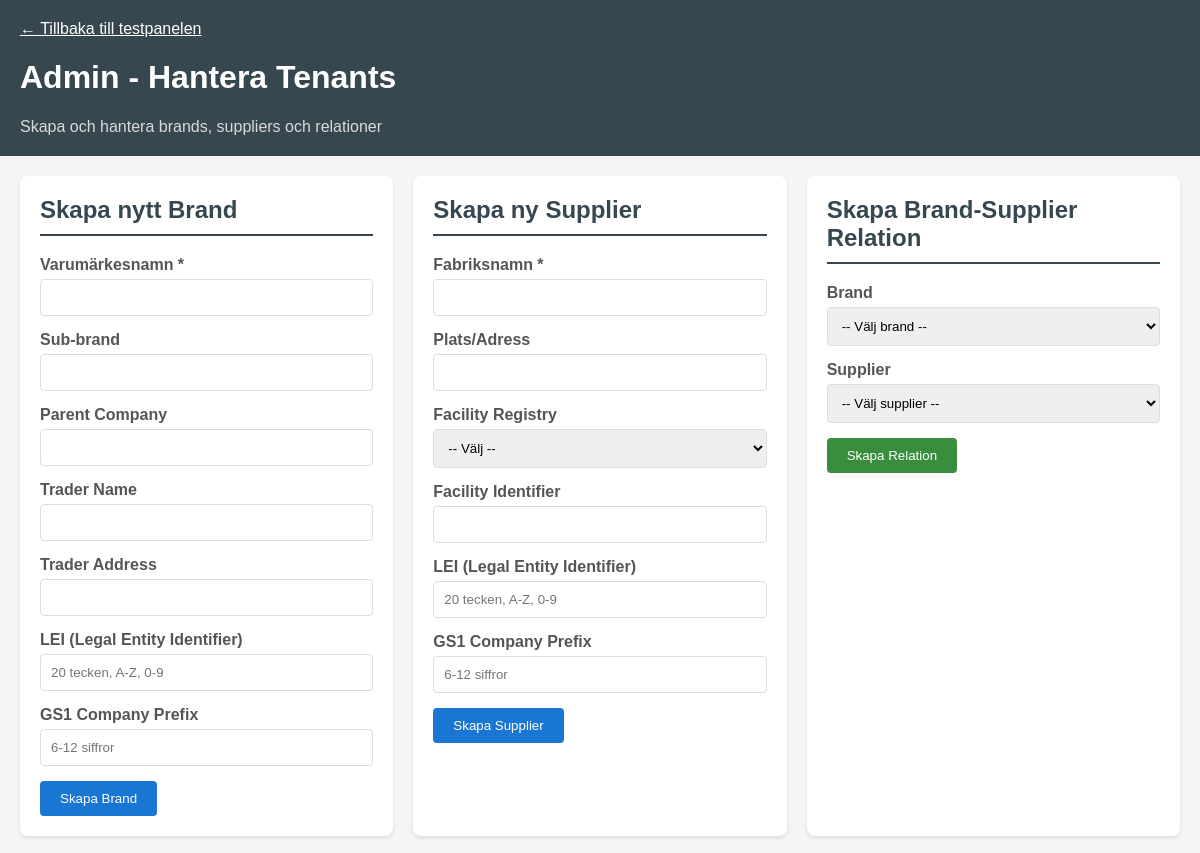
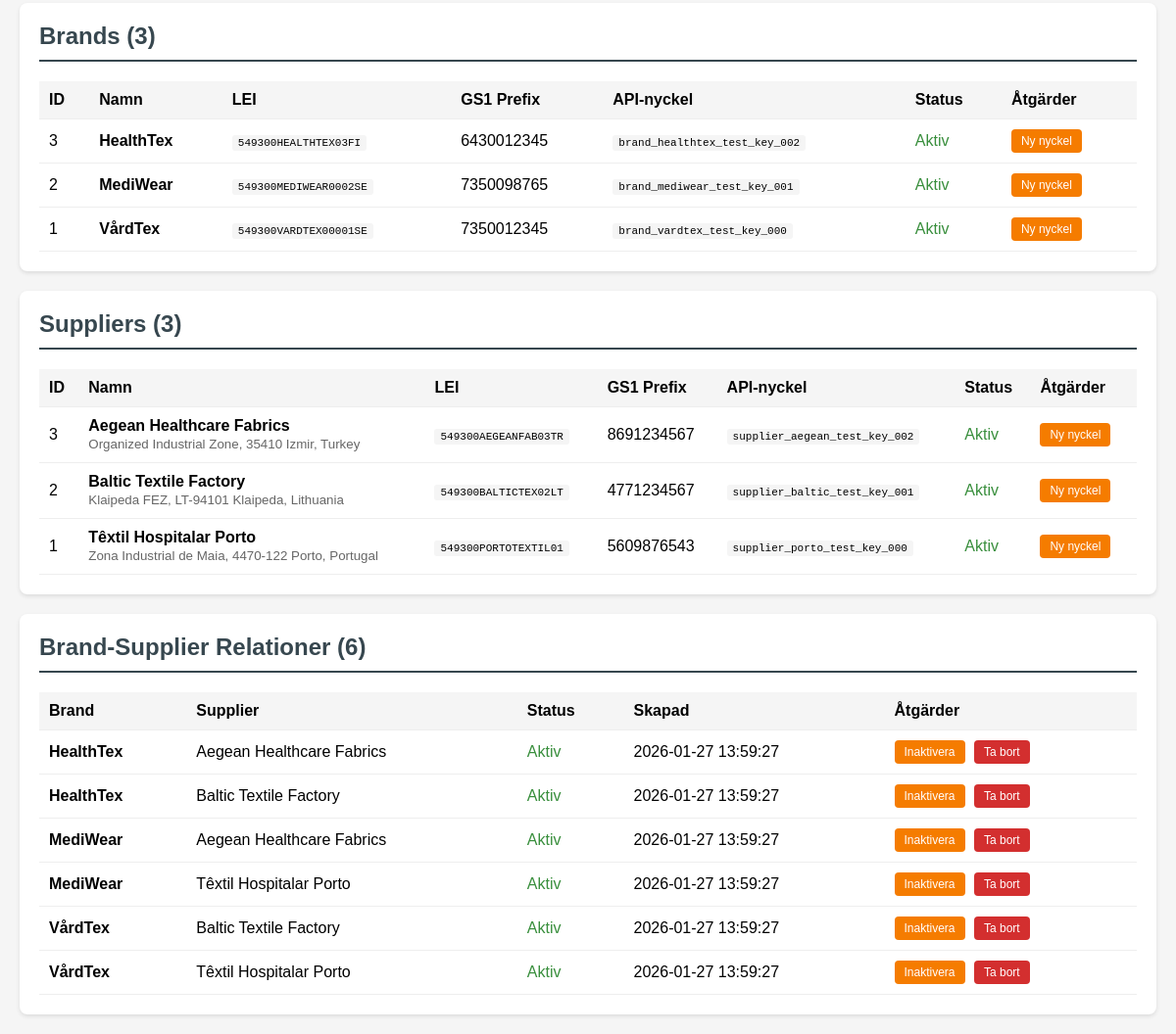
The app's page /admin-tenants.php (signed in) with its own data (2 pictures, top to bottom).
### tables this page shows
CREATE TABLE brands (
    id INT AUTO_INCREMENT PRIMARY KEY,
    brand_name VARCHAR(255) NOT NULL,
    logo_url VARCHAR(500),
    sub_brand VARCHAR(255),
    parent_company VARCHAR(255),
    trader VARCHAR(255),
    trader_location TEXT,

     
    lei CHAR(20) UNIQUE NULL COMMENT 'Legal Entity Identifier (ISO 17442)',
    gs1_company_prefix VARCHAR(12) UNIQUE NULL COMMENT 'GS1 Company Prefix',

     
    api_key VARCHAR(64) UNIQUE,
    _is_active BOOLEAN DEFAULT TRUE,
    _last_used_at TIMESTAMP NULL,
    _expires_at TIMESTAMP NULL,

    created_at TIMESTAMP DEFAULT CURRENT_TIMESTAMP,
    updated_at TIMESTAMP DEFAULT CURRENT_TIMESTAMP ON UPDATE CURRENT_TIMESTAMP,

    INDEX idx_brands_api_key (api_key)
);

CREATE TABLE suppliers (
    id INT AUTO_INCREMENT PRIMARY KEY,
    supplier_name VARCHAR(255) NOT NULL,
    supplier_location TEXT,
    facility_registry VARCHAR(50) COMMENT '202,00 - GLN, OSH',
    facility_identifier VARCHAR(100) COMMENT '202,10',
    operator_registry VARCHAR(50) COMMENT '203,00',
    operator_identifier VARCHAR(100) COMMENT '203,10',
    country_of_origin_confection VARCHAR(2) COMMENT '204,00 - ISO country code',
    country_of_origin_dyeing VARCHAR(2) COMMENT '205,00',
    country_of_origin_weaving VARCHAR(2) COMMENT '206,00',

     
    lei CHAR(20) UNIQUE NULL COMMENT 'Legal Entity Identifier (ISO 17442)',
    gs1_company_prefix VARCHAR(12) UNIQUE NULL COMMENT 'GS1 Company Prefix',

     
    api_key VARCHAR(64) UNIQUE,
    _is_active BOOLEAN DEFAULT TRUE,
    _last_used_at TIMESTAMP NULL,
    _expires_at TIMESTAMP NULL,

    created_at TIMESTAMP DEFAULT CURRENT_TIMESTAMP,
    updated_at TIMESTAMP DEFAULT CURRENT_TIMESTAMP ON UPDATE CURRENT_TIMESTAMP,

    INDEX idx_suppliers_api_key (api_key)
);

CREATE TABLE brand_suppliers (
    id INT AUTO_INCREMENT PRIMARY KEY,
    brand_id INT NOT NULL,
    supplier_id INT NOT NULL,
    _is_active BOOLEAN DEFAULT TRUE,
    created_at TIMESTAMP DEFAULT CURRENT_TIMESTAMP,
    updated_at TIMESTAMP DEFAULT CURRENT_TIMESTAMP ON UPDATE CURRENT_TIMESTAMP,

    FOREIGN KEY (brand_id) REFERENCES brands(id) ON DELETE CASCADE,
    FOREIGN KEY (supplier_id) REFERENCES suppliers(id) ON DELETE CASCADE,
    UNIQUE KEY unique_relation (brand_id, supplier_id),
    INDEX idx_brand_suppliers_brand (brand_id),
    INDEX idx_brand_suppliers_supplier (supplier_id)
);

### public/admin-tenants.php (the view, shortened to what this page needs)
<?php
$db = Database::getInstance()->getConnection();
$brands = $db->query('SELECT * FROM brands ORDER BY brand_name')->fetchAll();
$suppliers = $db->query('SELECT * FROM suppliers ORDER BY supplier_name')->fetchAll();
$relations = $db->query(
    'SELECT bs.*, b.brand_name, s.supplier_name
     FROM brand_suppliers bs
     JOIN brands b ON bs.brand_id = b.id
     JOIN suppliers s ON bs.supplier_id = s.id
     ORDER BY b.brand_name, s.supplier_name'
)->fetchAll();
?>
<!DOCTYPE html>
<html lang="sv">
<head>
</head>
<body>
    <div class="header">
        <a href="test.php">&larr; Tillbaka till testpanelen</a>
        <h1>Admin - Hantera Tenants</h1>
        <p style="margin: 5px 0 0; opacity: 0.8;">Skapa och hantera brands, suppliers och relationer</p>
    </div>
    <div class="container">
        <div class="grid">
            <div class="card">
                <h2>Skapa nytt Brand</h2>
                <form method="POST">
                    <div class="form-group">
                        <label>Varumärkesnamn *</label>
                        <input type="text" name="brand_name" required>
                    </div>
                    <div class="form-group">
                        <label>Sub-brand</label>
                        <input type="text" name="sub_brand">
                    </div>
                    <div class="form-group">
                        <label>Parent Company</label>
                        <input type="text" name="parent_company">
                    </div>
                    <div class="form-group">
                        <label>Trader Name</label>
                        <input type="text" name="trader_name">
                    </div>
                    <div class="form-group">
                        <label>Trader Address</label>
                        <input type="text" name="trader_address">
                    </div>
                    <div class="form-group">
                        <label>LEI (Legal Entity Identifier)</label>
                        <input type="text" name="lei" pattern="[A-Z0-9]{20}" maxlength="20" placeholder="20 tecken, A-Z, 0-9">
                    </div>
                    <div class="form-group">
                        <label>GS1 Company Prefix</label>
                        <input type="text" name="gs1_company_prefix" pattern="[0-9]{6,12}" placeholder="6-12 siffror">
                    </div>
                    <button type="submit" class="btn-primary">Skapa Brand</button>
                </form>
            </div>
            <div class="card">
                <h2>Skapa ny Supplier</h2>
                <form method="POST">
                    <div class="form-group">
                        <label>Fabriksnamn *</label>
                        <input type="text" name="supplier_name" required>
                    </div>
                    <div class="form-group">
                        <label>Plats/Adress</label>
                        <input type="text" name="supplier_location">
                    </div>
                    <div class="form-group">
                        <label>Facility Registry</label>
                        <select name="facility_registry">
                            <option value="">-- Välj --</option>
                        </select>
                    </div>
                    <div class="form-group">
                        <label>Facility Identifier</label>
                        <input type="text" name="facility_identifier">
                    </div>
                    <div class="form-group">
                        <label>LEI (Legal Entity Identifier)</label>
                        <input type="text" name="lei" pattern="[A-Z0-9]{20}" maxlength="20" placeholder="20 tecken, A-Z, 0-9">
                    </div>
                    <div class="form-group">
                        <label>GS1 Company Prefix</label>
                        <input type="text" name="gs1_company_prefix" pattern="[0-9]{6,12}" placeholder="6-12 siffror">
                    </div>
                    <button type="submit" class="btn-primary">Skapa Supplier</button>
                </form>
            </div>
            <div class="card">
                <h2>Skapa Brand-Supplier Relation</h2>
                <form method="POST">
                    <div class="form-group">
                        <label>Brand</label>
                        <select name="brand_id" required>
                            <option value="">-- Välj brand --</option>
                        </select>
                    </div>
                    <div class="form-group">
                        <label>Supplier</label>
                        <select name="supplier_id" required>
                            <option value="">-- Välj supplier --</option>
                        </select>
                    </div>
                    <button type="submit" class="btn-success">Skapa Relation</button>
                </form>
            </div>
        </div>
        <div class="card" style="margin-top: 20px;">
            <h2>Brands (<?= count($brands) ?>)</h2>
            <table>
                <tr>
                    <th>ID</th>
                    <th>Namn</th>
                    <th>LEI</th>
                    <th>GS1 Prefix</th>
                    <th>API-nyckel</th>
                    <th>Status</th>
                    <th>Åtgärder</th>
                </tr>
                <?php foreach ($brands as $b): ?>
                <tr>
                    <td><?= $b['id'] ?></td>
                    <td><strong><?= htmlspecialchars($b['brand_name']) ?></strong></td>
                    <td><span class="api-key"><?= htmlspecialchars($b['lei'] ?? '-') ?></span></td>
                    <td><?= htmlspecialchars($b['gs1_company_prefix'] ?? '-') ?></td>
                    <td><span class="api-key"><?= htmlspecialchars($b['api_key']) ?></span></td>
                    <td class="<?= $b['_is_active'] ? 'status-active' : 'status-inactive' ?>">
                        <?= $b['_is_active'] ? 'Aktiv' : 'Inaktiv' ?>
                    </td>
                    <td>
                        <form method="POST" style="display: inline;">
                            <button type="submit" class="btn-warning btn-small" onclick="return confirm('Generera ny API-nyckel? Den gamla slutar fungera!')">Ny nyckel</button>
                        </form>
                    </td>
                </tr>
                <?php endforeach; ?>
            </table>
        </div>
        <div class="card" style="margin-top: 20px;">
            <h2>Suppliers (<?= count($suppliers) ?>)</h2>
            <table>
                <tr>
                    <th>ID</th>
                    <th>Namn</th>
                    <th>LEI</th>
                    <th>GS1 Prefix</th>
                    <th>API-nyckel</th>
                    <th>Status</th>
                    <th>Åtgärder</th>
                </tr>
                <?php foreach ($suppliers as $s): ?>
                <tr>
                    <td><?= $s['id'] ?></td>
                    <td><strong><?= htmlspecialchars($s['supplier_name']) ?></strong><br><small style="color:#666"><?= htmlspecialchars($s['supplier_location'] ?? '-') ?></small></td>
                    <td><span class="api-key"><?= htmlspecialchars($s['lei'] ?? '-') ?></span></td>
                    <td><?= htmlspecialchars($s['gs1_company_prefix'] ?? '-') ?></td>
                    <td><span class="api-key"><?= htmlspecialchars($s['api_key']) ?></span></td>
                    <td class="<?= $s['_is_active'] ? 'status-active' : 'status-inactive' ?>">
                        <?= $s['_is_active'] ? 'Aktiv' : 'Inaktiv' ?>
                    </td>
                    <td>
                        <form method="POST" style="display: inline;">
                            <button type="submit" class="btn-warning btn-small" onclick="return confirm('Generera ny API-nyckel? Den gamla slutar fungera!')">Ny nyckel</button>
                        </form>
                    </td>
                </tr>
                <?php endforeach; ?>
            </table>
        </div>
        <div class="card" style="margin-top: 20px;">
            <h2>Brand-Supplier Relationer (<?= count($relations) ?>)</h2>
            <table>
                <tr>
                    <th>Brand</th>
                    <th>Supplier</th>
                    <th>Status</th>
                    <th>Skapad</th>
                    <th>Åtgärder</th>
                </tr>
                <?php foreach ($relations as $r): ?>
                <tr>
                    <td><strong><?= htmlspecialchars($r['brand_name']) ?></strong></td>
                    <td><?= htmlspecialchars($r['supplier_name']) ?></td>
                    <td class="<?= $r['_is_active'] ? 'status-active' : 'status-inactive' ?>">
                        <?= $r['_is_active'] ? 'Aktiv' : 'Inaktiv' ?>
                    </td>
                    <td><?= $r['created_at'] ?></td>
                    <td>
                        <form method="POST" style="display: inline;">
                            <button type="submit" class="btn-warning btn-small">
                                <?= $r['_is_active'] ? 'Inaktivera' : 'Aktivera' ?>
                            </button>
                        </form>
                        <form method="POST" style="display: inline;">
                            <button type="submit" class="btn-danger btn-small" onclick="return confirm('Ta bort relationen?')">Ta bort</button>
                        </form>
                    </td>
                </tr>
                <?php endforeach; ?>
            </table>
        </div>
    </div>
</body>
</html>

### public/admin-tenants.php (style rules this page uses)
body { font-family: Arial, sans-serif; margin: 0; padding: 20px; background: #f5f5f5; }
.header { background: #37474f; color: white; padding: 20px; margin: -20px -20px 20px; }
.header a { color: white; }
.container { max-width: 1200px; margin: 0 auto; }
.grid { display: grid; grid-template-columns: repeat(auto-fit, minmax(350px, 1fr)); gap: 20px; }
.card { background: white; padding: 20px; border-radius: 8px; box-shadow: 0 2px 4px rgba(0,0,0,0.1); }
.card h2 { margin-top: 0; color: #37474f; border-bottom: 2px solid #37474f; padding-bottom: 10px; }
.form-group { margin-bottom: 15px; }
label { display: block; margin-bottom: 5px; font-weight: bold; color: #555; }
input, select { width: 100%; padding: 10px; border: 1px solid #ddd; border-radius: 4px; box-sizing: border-box; }
button { padding: 10px 20px; border: none; border-radius: 4px; cursor: pointer; color: white; margin-right: 5px; }
.btn-primary { background: #1976d2; }
.btn-success { background: #388e3c; }
.btn-warning { background: #f57c00; }
.btn-danger { background: #d32f2f; }
.btn-small { padding: 5px 10px; font-size: 12px; }
table { width: 100%; border-collapse: collapse; margin-top: 15px; }
th, td { padding: 10px; text-align: left; border-bottom: 1px solid #eee; }
th { background: #f5f5f5; }
.api-key { font-family: monospace; font-size: 11px; background: #f5f5f5; padding: 2px 6px; border-radius: 3px; word-break: break-all; }
.status-active { color: #388e3c; }

### records on screen
brands: id "3", brand_name "HealthTex", lei "549300HEALTHTEX03FI", gs1_company_prefix "6430012345", api_key "brand_healthtex_test_key_002", _is_active "Aktiv"
brands: id "2", brand_name "MediWear", lei "549300MEDIWEAR0002SE", gs1_company_prefix "7350098765", api_key "brand_mediwear_test_key_001", _is_active "Aktiv"
brands: id "1", brand_name "VårdTex", lei "549300VARDTEX00001SE", gs1_company_prefix "7350012345", api_key "brand_vardtex_test_key_000", _is_active "Aktiv"
suppliers: id "3", supplier_name "Aegean Healthcare Fabrics", supplier_location "Organized Industrial Zone, 35410 Izmir, Turkey", lei "549300AEGEANFAB03TR", gs1_company_prefix "8691234567", api_key "supplier_aegean_test_key_002", _is_active "Aktiv"
suppliers: id "2", supplier_name "Baltic Textile Factory", supplier_location "Klaipeda FEZ, LT-94101 Klaipeda, Lithuania", lei "549300BALTICTEX02LT", gs1_company_prefix "4771234567", api_key "supplier_baltic_test_key_001", _is_active "Aktiv"
suppliers: id "1", supplier_name "Têxtil Hospitalar Porto", supplier_location "Zona Industrial de Maia, 4470-122 Porto, Portugal", lei "549300PORTOTEXTIL01", gs1_company_prefix "5609876543", api_key "supplier_porto_test_key_000", _is_active "Aktiv"
brand_suppliers: brand.brand_name "HealthTex", supplier.supplier_name "Aegean Healthcare Fabrics", _is_active "Aktiv", created_at "2026-01-27 13:59:27"
brand_suppliers: brand.brand_name "HealthTex", supplier.supplier_name "Baltic Textile Factory", _is_active "Aktiv", created_at "2026-01-27 13:59:27"
brand_suppliers: brand.brand_name "MediWear", supplier.supplier_name "Aegean Healthcare Fabrics", _is_active "Aktiv", created_at "2026-01-27 13:59:27"
brand_suppliers: brand.brand_name "MediWear", supplier.supplier_name "Têxtil Hospitalar Porto", _is_active "Aktiv", created_at "2026-01-27 13:59:27"
brand_suppliers: brand.brand_name "VårdTex", supplier.supplier_name "Baltic Textile Factory", _is_active "Aktiv", created_at "2026-01-27 13:59:27"
brand_suppliers: brand.brand_name "VårdTex", supplier.supplier_name "Têxtil Hospitalar Porto", _is_active "Aktiv", created_at "2026-01-27 13:59:27"

### other values on screen
count($brands) "3"
count($suppliers) "3"
count($relations) "6"
